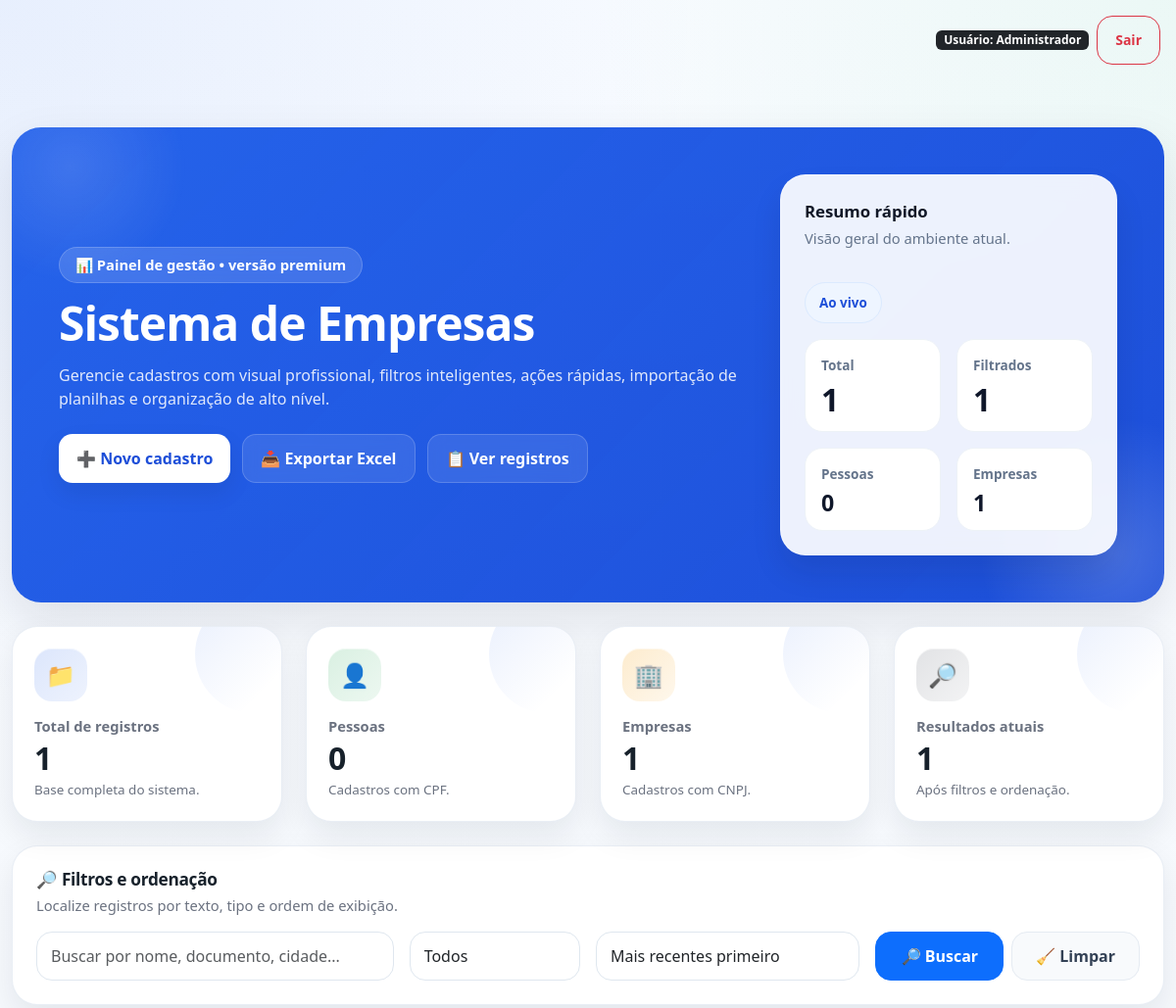
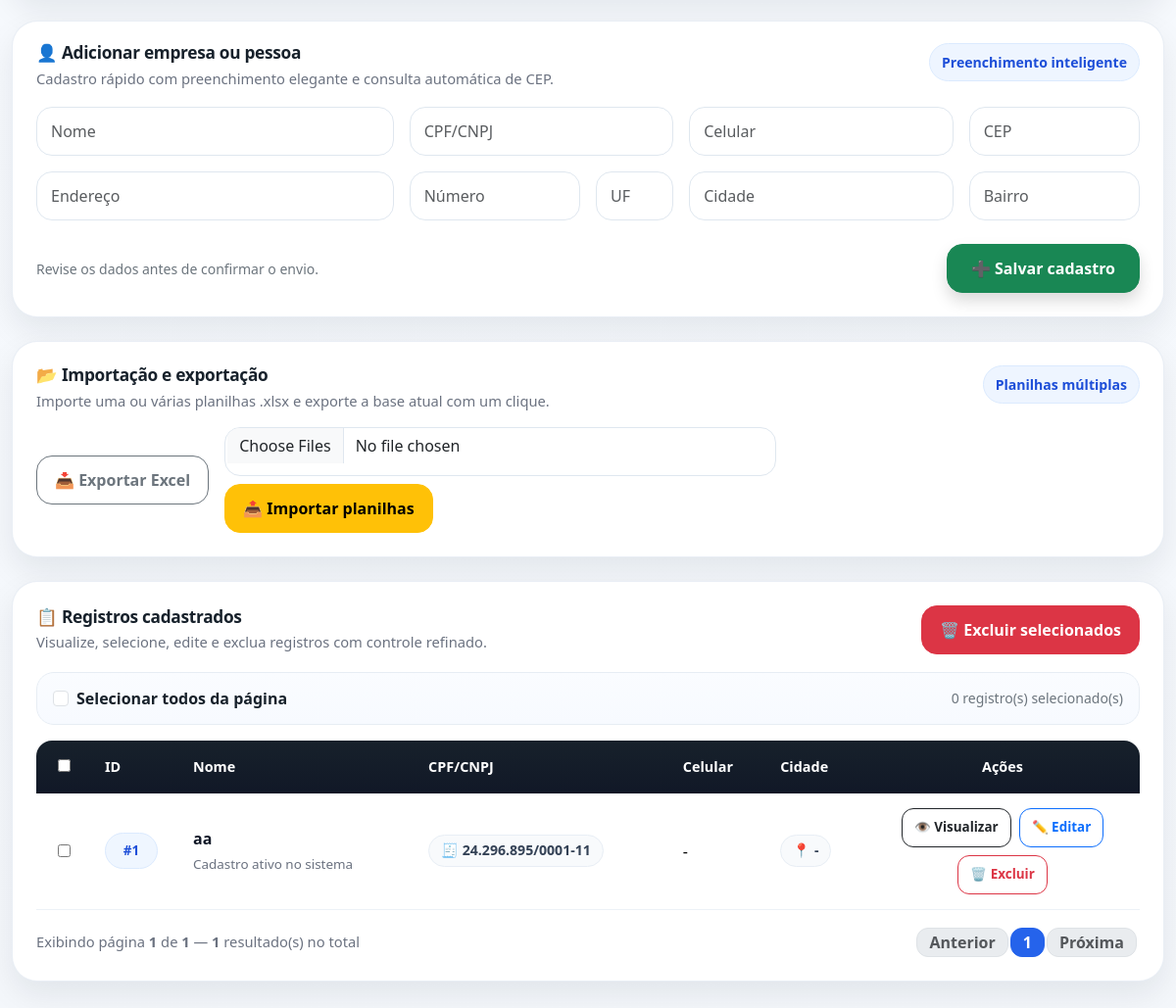
Page / (signed in) on the earlier database version (2 pictures, top to bottom).
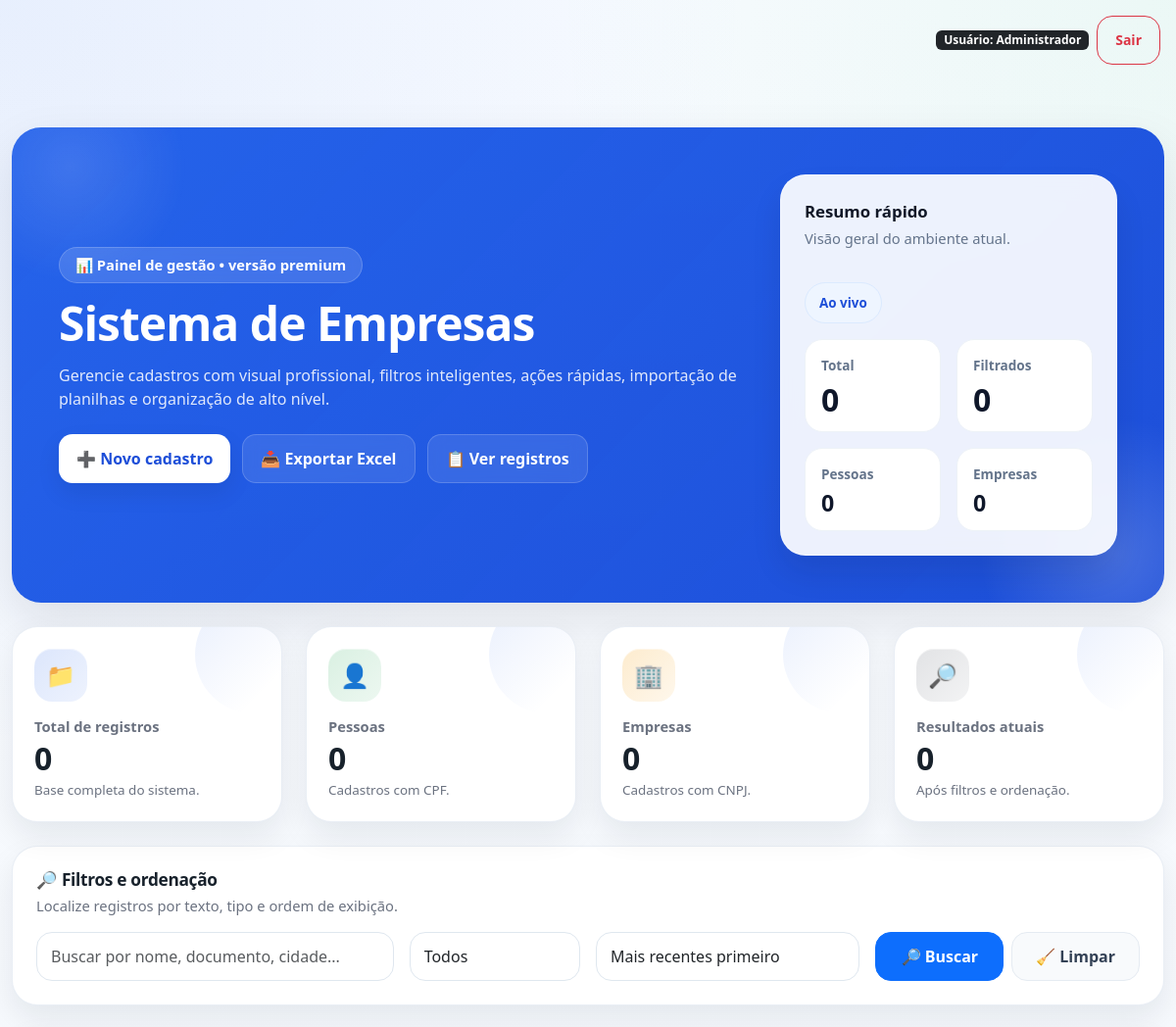
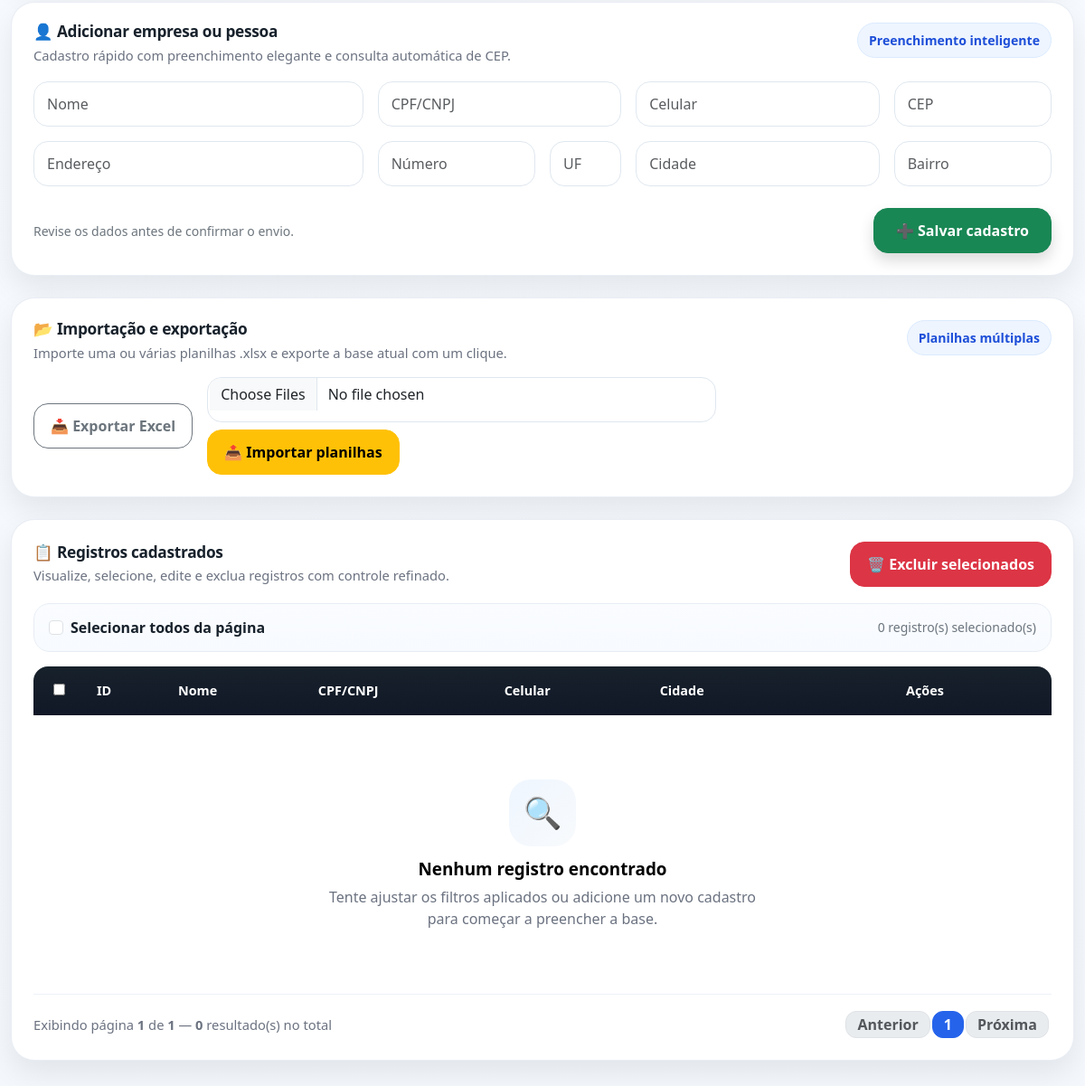
Same page on the later database version (2 pictures, top to bottom).
### backend.py (models this page shows)
class Empresa(db.Model):
    __tablename__ = "empresas"
    id = db.Column(db.Integer, primary_key=True)
    nome = db.Column(db.String(200), nullable=False)
    cpf_cnpj = db.Column(db.String(18), unique=True, nullable=False)
    celular = db.Column(db.String(30))
    uf = db.Column(db.String(2))
    cidade = db.Column(db.String(120))
    bairro = db.Column(db.String(120))
    cep = db.Column(db.String(10))
    endereco = db.Column(db.String(200))
    numero = db.Column(db.String(50))
    criado_em = db.Column(db.DateTime, default=datetime.utcnow)
    atualizado_em = db.Column(db.DateTime, default=datetime.utcnow, onupdate=datetime.utcnow)

### backend.py (the view)
@app.route("/")
@login_required
def index():
    df = listar_empresas_db()
    busca = limpar_texto(request.args.get("busca", ""))
    tipo = limpar_texto(request.args.get("tipo", "")).lower()
    ordem = limpar_texto(request.args.get("ordem", "id_desc"))
    pagina = request.args.get("pagina", 1, type=int)
    df_filtrado = aplicar_filtros(df, busca=busca, tipo=tipo)
    resumo = gerar_resumo(df, df_filtrado)
    df_ordenado = aplicar_ordenacao(df_filtrado, ordem=ordem)
    paginacao = paginar_dataframe(df_ordenado, pagina=pagina, por_pagina=10)
    mensagem_filtro = ""
    categoria_filtro = "primary"
    if tipo == "pessoa":
        mensagem_filtro = f"Filtro aplicado: exibindo somente pessoas ({len(df_filtrado)} resultado(s))."
    elif tipo == "empresa":
        mensagem_filtro = f"Filtro aplicado: exibindo somente empresas ({len(df_filtrado)} resultado(s))."
    elif busca:
        mensagem_filtro = f"Busca aplicada: {len(df_filtrado)} resultado(s) encontrado(s) para '{busca}'."
    return render_template(
        "index.html",
        dados=paginacao["dados"],
        resumo=resumo,
        busca=busca,
        tipo=tipo,
        ordem=ordem,
        pagina=paginacao["pagina"],
        total_paginas=paginacao["total_paginas"],
        total_resultados=paginacao["total_resultados"],
        mensagem_filtro=mensagem_filtro,
        categoria_filtro=categoria_filtro,
    )

### backend.py (called while the page is built)
@login_manager.user_loader
def load_user(user_id):
    try:
        return db.session.get(Usuario, int(user_id))
    except (TypeError, ValueError):
        return None

def apenas_numeros(valor):
    return re.sub(r"\D", "", str(valor or ""))

def limpar_texto(valor):
    if valor is None:
        return ""
    return str(valor).strip()

def empresa_para_dict(empresa):
    return {
        "ID": str(empresa.id),
        "Nome": empresa.nome or "",
        "CPF/CNPJ": formatar_documento(empresa.cpf_cnpj),
        "Celular": formatar_celular(empresa.celular),
        "UF": empresa.uf or "",
        "Cidade": empresa.cidade or "",
        "Bairro": empresa.bairro or "",
        "CEP": formatar_cep(empresa.cep),
        "Endereço": empresa.endereco or "",
        "Número": empresa.numero or "",
    }

def listar_empresas_db():
    empresas = Empresa.query.order_by(Empresa.id.desc()).all()
    dados = [empresa_para_dict(emp) for emp in empresas]
    return pd.DataFrame(dados, columns=COLUNAS)

def formatar_cep(cep):
    cep = apenas_numeros(cep)[:8]
    if len(cep) == 8:
        return f"{cep[:5]}-{cep[5:]}"
    return cep

### templates/index.html (shortened to what the changed rows need)
<!DOCTYPE html>
<html lang="pt-BR">
<head>
    <link href="https://cdn.jsdelivr.net/npm/bootstrap@5.3.3/dist/css/bootstrap.min.css" rel="stylesheet">
</head>
<body>
<div class="container-fluid page-shell py-4 py-lg-5">
    <div class="hero p-4 p-lg-5 mb-4">
        <div class="row g-4 align-items-center">
            <div class="col-lg-8">
                <h1 class="hero-title mb-3">Sistema de Empresas</h1>
            </div>
            <div class="col-lg-4">
                <div class="hero-summary-card h-100">
                    <div class="row g-3">
                        <div class="col-6">
                            <div class="hero-mini-card">
                                <div class="hero-mini-label">Total</div>
                                <p class="hero-mini-value">{{ resumo.total_registros }}</p>
                            </div>
                        </div>
                        <div class="col-6">
                            <div class="hero-mini-card">
                                <div class="hero-mini-label">Filtrados</div>
                                <p class="hero-mini-value">{{ resumo.total_filtrado }}</p>
                            </div>
                        </div>
                        <div class="col-6">
                            <div class="hero-mini-card">
                                <div class="hero-mini-label">Empresas</div>
                                <p class="hero-mini-value sm">{{ resumo.total_empresas }}</p>
                            </div>
                        </div>
                    </div>
                </div>
            </div>
        </div>
    </div>
    <div class="row g-4 mb-4">
        <div class="col-md-6 col-xl-3">
            <div class="solid-card metric-card">
                <div class="metric-icon total">📁</div>
                <div class="metric-label">Total de registros</div>
                <p class="metric-value">{{ resumo.total_registros }}</p>
                <p class="metric-foot">Base completa do sistema.</p>
            </div>
        </div>
        <div class="col-md-6 col-xl-3">
            <div class="solid-card metric-card">
                <div class="metric-icon empresas">🏢</div>
                <div class="metric-label">Empresas</div>
                <p class="metric-value">{{ resumo.total_empresas }}</p>
                <p class="metric-foot">Cadastros com CNPJ.</p>
            </div>
        </div>
        <div class="col-md-6 col-xl-3">
            <div class="solid-card metric-card">
                <div class="metric-icon resultados">🔎</div>
                <div class="metric-label">Resultados atuais</div>
                <p class="metric-value">{{ resumo.total_filtrado }}</p>
                <p class="metric-foot">Após filtros e ordenação.</p>
            </div>
        </div>
    </div>
    <div class="solid-card p-4 mb-4">
        <div class="d-flex justify-content-between align-items-start gap-3 flex-wrap mb-3">
            <div>
                <h2 class="section-title">🔎 Filtros e ordenação</h2>
            </div>
        </div>
    </div>
    <div class="register-card solid-card mb-4" id="blocoCadastro">
        <div class="register-header">
            <div class="d-flex justify-content-between align-items-start gap-3 flex-wrap">
                <div>
                    <h2 class="section-title">👤 Adicionar empresa ou pessoa</h2>
                </div>
            </div>
        </div>
    </div>
    <div class="solid-card p-4 mb-4">
        <div class="d-flex justify-content-between align-items-start gap-3 flex-wrap mb-3">
            <div>
                <h2 class="section-title">📂 Importação e exportação</h2>
            </div>
        </div>
    </div>
    <div class="solid-card p-4 table-shell" id="blocoTabela">
        <div class="table-toolbar">
            <div>
                <h2 class="section-title">📋 Registros cadastrados</h2>
            </div>
        </div>
        <form method="POST" action="/delete_selected" id="formExcluirSelecionados">
            <div class="table-responsive">
                <table class="table tabela-registros align-middle">
                    <thead>
                        <tr>
                            <th class="text-center" style="width: 56px;">
                                <input type="checkbox" id="selecionarTodosTopo">
                            </th>
                            <th style="width: 90px;">ID</th>
                            <th>Nome</th>
                            <th>CPF/CNPJ</th>
                            <th>Celular</th>
                            <th>Cidade</th>
                            <th class="text-center" style="width: 280px;">Ações</th>
                        </tr>
                    </thead>
                    <tbody>
                        {% if dados %}
                            {% for d in dados %}
                            <tr>
                                <td class="text-center">
                                    <input type="checkbox" name="ids" value="{{ d['ID'] }}" class="checkbox-item">
                                </td>
                                <td>
                                    <span class="id-pill">#{{ d["ID"] }}</span>
                                </td>
                                <td>
                                    <div class="name-block">
                                        <span class="name-main" title="{{ d['Nome'] }}">{{ d["Nome"] }}</span>
                                        <span class="name-sub">Cadastro ativo no sistema</span>
                                    </div>
                                </td>
                                <td>
                                    <span class="doc-pill">🧾 {{ d["CPF/CNPJ"] }}</span>
                                </td>
                                <td>{{ d["Celular"] or "-" }}</td>
                                <td>
                                    <span class="city-pill">📍 {{ d["Cidade"] or "-" }}</span>
                                </td>
                                <td class="text-center">
                                    <div class="acoes-wrap">
                                        <button type="button" class="btn btn-outline-dark btn-acao"
                                                onclick='abrirModalVisualizar({{ d|tojson }})'>
                                            👁 Visualizar
                                        </button>
                                        <a href="/edit/{{ d['ID'] }}" class="btn btn-outline-primary btn-acao">
                                            ✏️ Editar
                                        </a>
                                        <a href="#"
                                           class="btn btn-outline-danger btn-acao"
                                           onclick='abrirModalExcluir("/delete/{{ d["ID"] }}", {{ d["Nome"]|tojson }})'>
                                            🗑 Excluir
                                        </a>
                                    </div>
                                </td>
                            </tr>
                            {% endfor %}
                        {% else %}
                            <tr>
                                <td colspan="7">
                                    <div class="empty-state">
                                        <div class="empty-icon">🔍</div>
                                        <h3 class="empty-title">Nenhum registro encontrado</h3>
                                        <p class="empty-text">Tente ajustar os filtros aplicados ou adicione um novo cadastro para começar a preencher a base.</p>
                                    </div>
                                </td>
                            </tr>
                        {% endif %}
                    </tbody>
                </table>
            </div>
        </form>
        <div class="pagination-shell">
            <div class="page-meta">
                Exibindo página <strong>{{ pagina }}</strong> de <strong>{{ total_paginas }}</strong> —
                <strong>{{ total_resultados }}</strong> resultado(s) no total
            </div>
            <nav>
                <ul class="pagination mb-0">
                    {% for p in range(1, total_paginas + 1) %}
                        {% if p >= pagina - 2 and p <= pagina + 2 %}
                            <li class="page-item {% if p == pagina %}active{% endif %}">
                                <a class="page-link" href="/?busca={{ busca }}&tipo={{ tipo }}&ordem={{ ordem }}&pagina={{ p }}">{{ p }}</a>
                            </li>
                        {% endif %}
                    {% endfor %}
                </ul>
            </nav>
        </div>
    </div>
</div>
</body>
</html>

Differences in the rows shown:
removed Empresa: ID "1", Nome "aa", cpf_cnpj "24.296.895/0001-11", d "-"
Other differences:
{{ resumo.total_registros }}: "1" → "0"
{{ resumo.total_filtrado }}: "1" → "0"
{{ resumo.total_empresas }}: "1" → "0"
{{ total_resultados }}: "1" → "0"
text now shown: "🔍 Nenhum registro encontrado Tente ajustar os filtros aplicados ou adicione um novo cadastro para começar a preencher a base."
